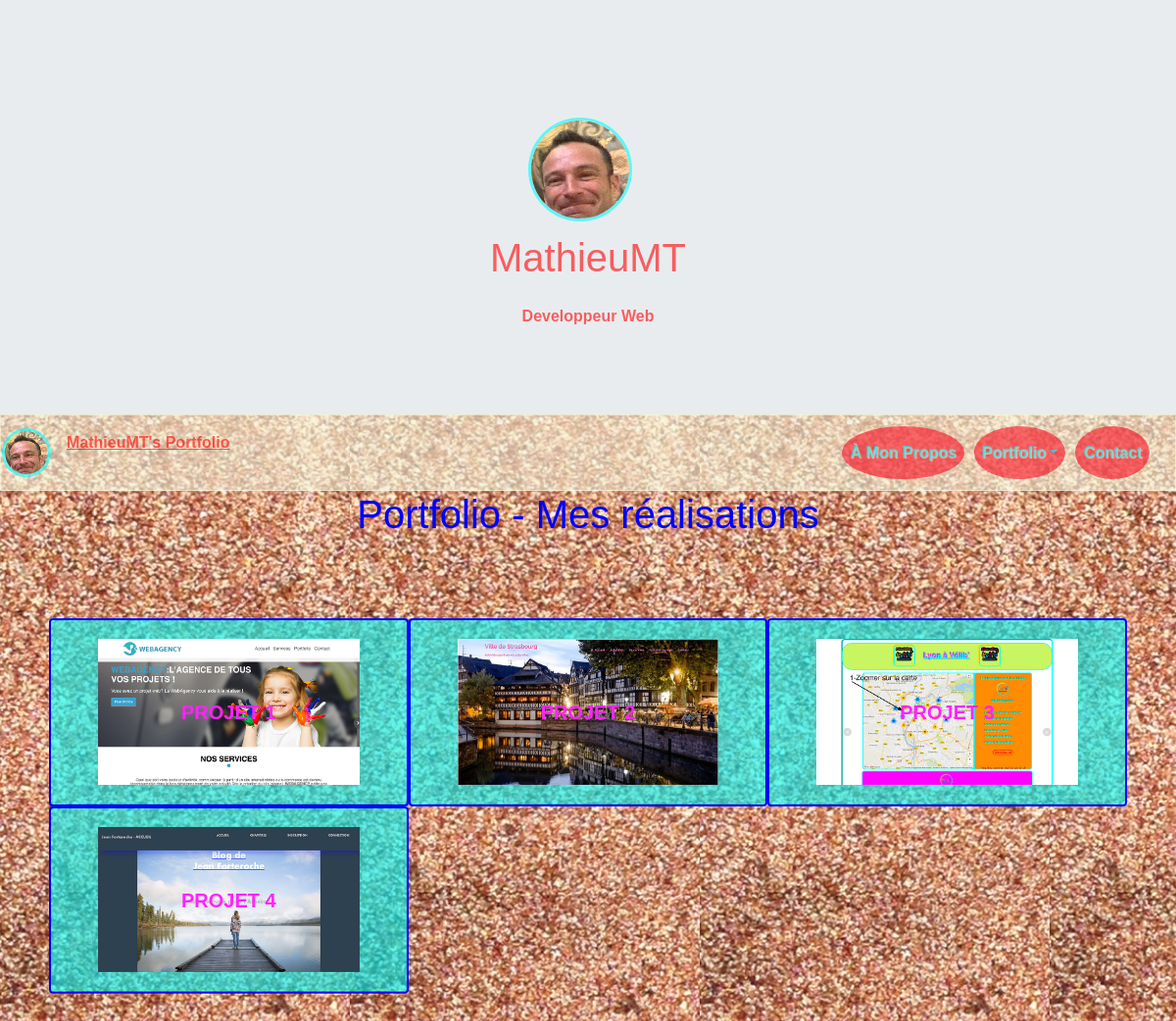
The page /index.php?action=works on the database as committed earlier.
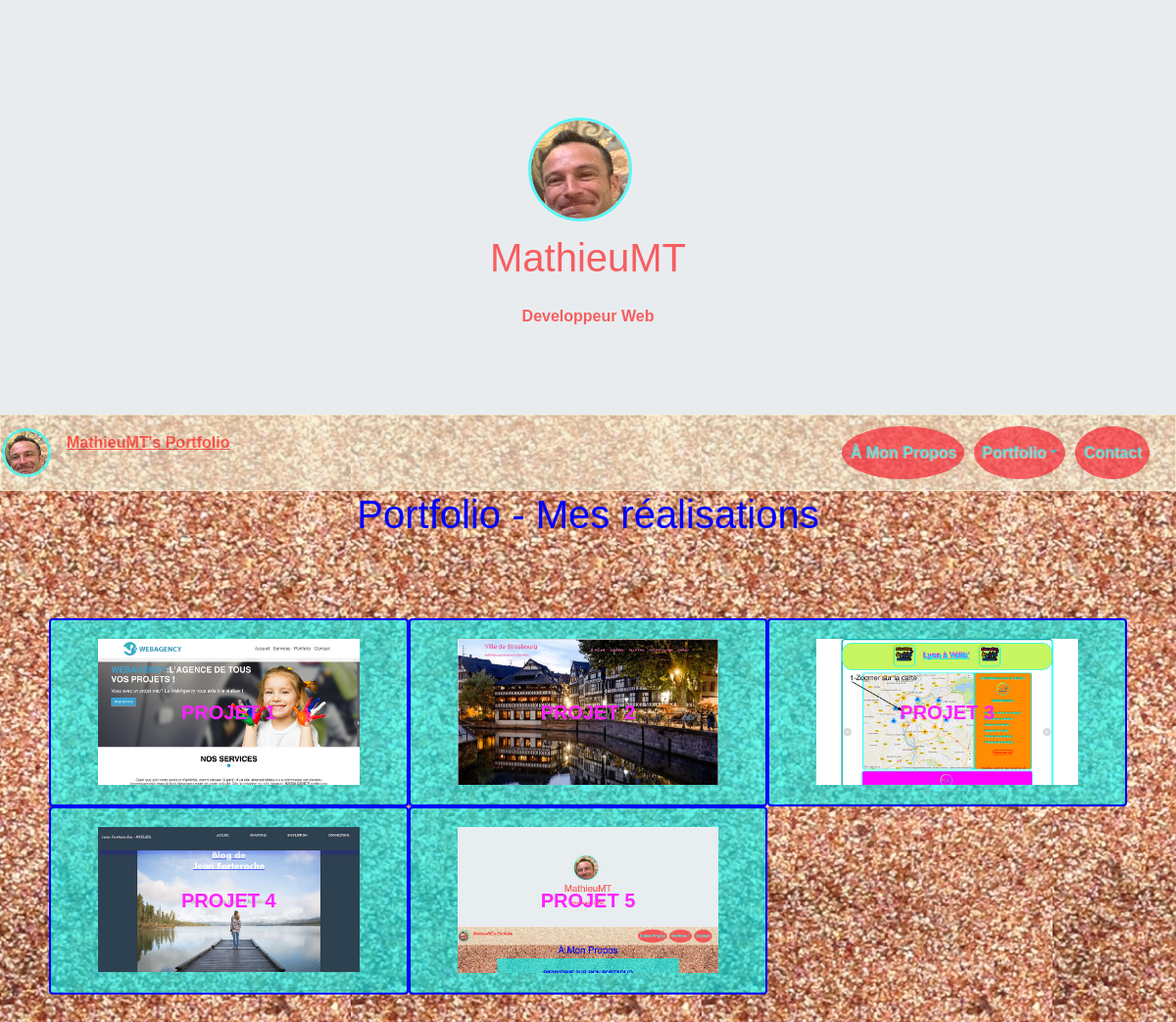
The same page on the database as committed later.
### tables this page shows
CREATE TABLE `works` (
  `id` int(11) NOT NULL,
  `name` varchar(255) NOT NULL,
  `workImg` text NOT NULL,
  `workTitle` varchar(255) NOT NULL,
  `workDescription` text NOT NULL,
  `workCategory` varchar(255) NOT NULL,
  `workLink` varchar(255) NOT NULL
);

### src/Controller/WorkController.php (called while the page is built, shortened)
<?php
class WorkController {
    private $_work;
    private $_slide;
    public function __construct(){
        $this->_work = new WorkDAO();
        $this->_slide = new SlideDAO();
    }
    public function aboutWorks() {
        $aboutWork = $this->_work->getWorkDescription();
        $aboutSlide = $this->_slide->getSlideDescription();
        $view = new ViewFrontEnd('worksView');
        $view->generate(array('aboutWork' => $aboutWork, 'aboutSlide' => $aboutSlide));
    }
}

### index.php (called while the page is built, shortened)
<?php
$rooter = new Rooter();
$rooter->rooterRequest();

### src/Model/WorkDAO.php (called while the page is built, shortened)
<?php
class WorkDAO extends Model{
    public function getWorkDescription() {
        $works = [];
        $sql = "SELECT * FROM works";
        $aboutWork = $this->executeRequest($sql);
        foreach ($aboutWork as $oneWork) {
            $work = new Work($oneWork);
            $works[] = $work;
        }
        return $works;
    }
}

### src/Model/Model.php (called while the page is built, shortened)
<?php
class Model {
    private $db;
    protected function executeRequest($sql, $params = null) {
       if ($params == null) {
            $result = $this->dbConnect()->query($sql);
        }
        else {
            $result = $this->dbConnect()->prepare($sql);
            $result->execute($params);
        }
        return $result;
    }
    private function dbConnect() {
        if ($this->db == null) {
            $this->db = new PDO('mysql:host=localhost; dbname=myPortfolio;charset=utf8', 'root', 'root', array(PDO::ATTR_ERRMODE => PDO::ERRMODE_EXCEPTION));
        }
        return $this->db;
    }
}

### src/Model/Entities/Work.php (called while the page is built, shortened)
<?php
class Work {
    private $_id,$_name,$_workImg,$_workTitle,$_workDescription,$_workCategory, $_workLink;
    public function hydrate(array $data) {
        foreach ($data as $key => $value) {
            $method = 'set' . ucfirst($key);
        }
    }
    public function id() { return $this->_id; }
    public function name() { return $this->_name;}
    public function workImg() { return $this->_workImg;}
    public function setId($id) {
        $id = (int) $id;
        if ($id > 0) {
            $this->_id = $id;
        }
    }
    public function setName($name) {
        if(is_string($name)) {
            $this->_name = $name;
        }
    }
     public function setWorkImg($workImg) {
        if(is_string($workImg)) {
            $this->_workImg = $workImg;
        }
    }
}

### src/Views/Frontend/worksView.php (the view, shortened to what this page needs)
<h1 class="text-center titlePage
 animated fadeInLeft">
    <?= $this->title = 'Portfolio - Mes réalisations' ?>
</h1><br />
<div class="container containerGallery animated fadeInLeft" id="uploadedFiles">
    <div class="works">
        <div class="accordion" id="accordion">
            <div class="row rowGallery">
                <?php foreach ($aboutWork as $eachWork): ?>
                <div class="card col-lg-4 col-md-6 col-sm-12">
                    <div class="card-header" id="heading<?= $eachWork->id(); ?>">
                        <h2 class="mb-0 text-center">
                            <button type="button" class="btn btn-link" data-toggle="collapse" data-target="#collapse<?= $eachWork->id(); ?>">
                                    <img src="Content/img/works/<?= $eachWork->workImg(); ?>" />
                                    <div class="card-img-overlay text-center d-flex flex-column justify-content-center ftColor"><?= $eachWork->name(); ?></div>
                            </button>
                        </h2>
                    </div>
                </div>
                <?php endforeach; ?>
            </div>
        </div>
    </div>
</div>

Rows that differ between the two databases and show on the page:
added works: workImg (picture), name "PROJET 5"
